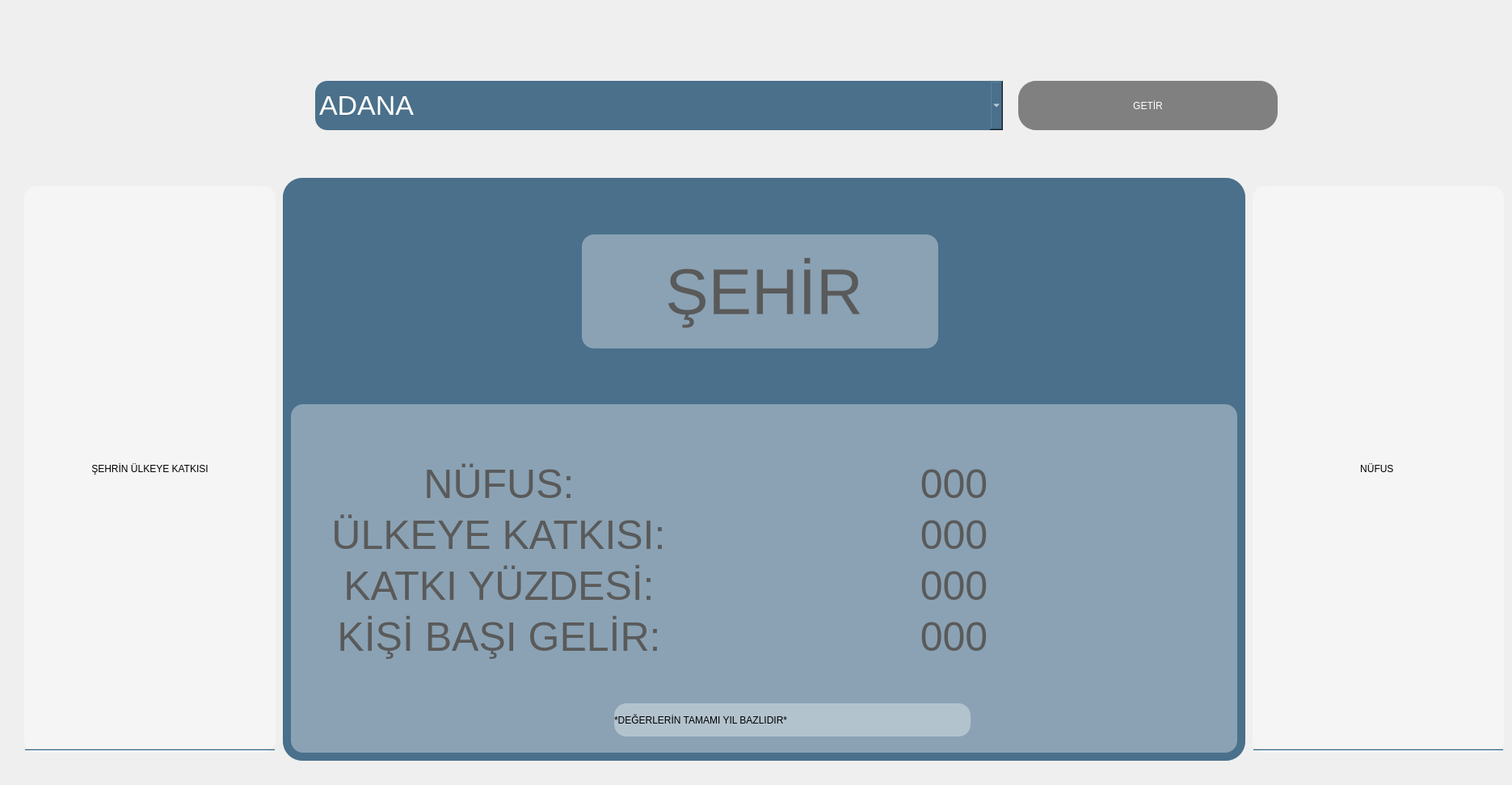
         <widget class="QWidget" name="widget_4" native="true">
          <property name="geometry">
           <rect>
            <x>10</x>
            <y>0</y>
            <width>1871</width>
            <height>971</height>
           </rect>
          </property>
          <property name="layoutDirection">
           <enum>Qt::LeftToRight</enum>
          </property>
          <property name="styleSheet">
           <string notr="true">background:  url('./img/bg.jpg') no-repeat ;</string>
          </property>
          <widget class="QComboBox" name="cbox_sehir">
           <property name="geometry">
            <rect>
             <x>390</x>
             <y>100</y>
             <width>851</width>
             <height>61</height>
            </rect>
           </property>
           <property name="contextMenuPolicy">
            <enum>Qt::ActionsContextMenu</enum>
           </property>
           <property name="acceptDrops">
            <bool>false</bool>
           </property>
           <property name="layoutDirection">
            <enum>Qt::LeftToRight</enum>
           </property>
           <property name="styleSheet">
            <string notr="true">background: rgba(74,112,139,255);color:white;float:right;font-size:34px;border-radius: 15px;</string>
           </property>
           <property name="editable">
            <bool>false</bool>
           </property>
           <property name="currentText">
            <string>ADANA</string>
           </property>
           <property name="currentIndex">
            <number>0</number>
           </property>
           <property name="insertPolicy">
            <enum>QComboBox::InsertAtBottom</enum>
           </property>
           <property name="modelColumn">
            <number>0</number>
           </property>
           <item>
            <property name="text">
             <string>ADANA</string>
            </property>
           </item>
           <item>
            <property name="text">
             <string>ADIYAMAN</string>
            </property>
           </item>
           <item>
            <property name="text">
             <string>AFYON</string>
            </property>
           </item>
           <item>
            <property name="text">
             <string>AĞRI</string>
            </property>
           </item>
           <item>
            <property name="text">
             <string>AMASYA</string>
            </property>
           </item>
           <item>
            <property name="text">
             <string>ANKARA</string>
            </property>
           </item>
           <item>
            <property name="text">
             <string>ANTALYA</string>
            </property>
           </item>
           <item>
            <property name="text">
             <string>ARTVİN</string>
            </property>
           </item>
           <item>
            <property name="text">
             <string>AYDIN</string>
            </property>
           </item>
           <item>
            <property name="text">
             <string>BALIKESİR</string>
            </property>
           </item>
           <item>
            <property name="text">
             <string>BİLECİK</string>
            </property>
           </item>
           <item>
            <property name="text">
             <string>BİNGÖL</string>
            </property>
           </item>
           <item>
            <property name="text">
             <string>BİTLİS</string>
            </property>
           </item>
           <item>
            <property name="text">
             <string>BOLU</string>
            </property>
           </item>
           <item>
            <property name="text">
             <string>BURDUR</string>
            </property>
           </item>
           <item>
            <property name="text">
             <string>BURSA</string>
            </property>
           </item>
           <item>
            <property name="text">
             <string>ÇANAKKALE</string>
            </property>
           </item>
           <item>
            <property name="text">
             <string>ÇANKIRI</string>
            </property>
           </item>
           <item>
            <property name="text">
             <string>ÇORUM</string>
            </property>
           </item>
           <item>
            <property name="text">
             <string>DENİZLİ</string>
            </property>
           </item>
           <item>
            <property name="text">
             <string>DİYARBAKIR</string>
            </property>
           </item>
           <item>
            <property name="text">
             <string>EDİRNE</string>
            </property>
           </item>
           <item>
            <property name="text">
             <string>ELAZIĞ</string>
            </property>
           </item>
           <item>
            <property name="text">
             <string>ERZİNCAN</string>
            </property>
           </item>
           <item>
            <property name="text">
             <string>ERZURUM</string>
            </property>
           </item>
           <item>
            <property name="text">
             <string>ESKİŞEHİR</string>
            </property>
           </item>
           <item>
            <property name="text">
             <string>GAZİANTEP</string>
            </property>
           </item>
           <item>
            <property name="text">
             <string>GİRESUN</string>
            </property>
           </item>
           <item>
            <property name="text">
             <string>GÜMÜŞHANE</string>
            </property>
           </item>
           <item>
            <property name="text">
             <string>HAKKARİ</string>
            </property>
           </item>
           <item>
            <property name="text">
             <string>HATAY</string>
            </property>
           </item>
           <item>
            <property name="text">
             <string>ISPARTA</string>
            </property>
           </item>
           <item>
            <property name="text">
             <string>MERSİN</string>
            </property>
           </item>
           <item>
            <property name="text">
             <string>İSTANBUL</string>
            </property>
           </item>
           <item>
            <property name="text">
             <string>İZMİR</string>
            </property>
           </item>
           <item>
            <property name="text">
             <string>KARS</string>
            </property>
           </item>
           <item>
            <property name="text">
             <string>KASTAMONU</string>
            </property>
           </item>
           <item>
            <property name="text">
             <string>KAYSERİ</string>
            </property>
           </item>
           <item>
            <property name="text">
             <string>KIRKLARELİ</string>
            </property>
           </item>
           <item>
            <property name="text">
             <string>KIRŞEHİR</string>
            </property>
           </item>
           <item>
            <property name="text">
             <string>KOCAELİ</string>
            </property>
           </item>
           <item>
            <property name="text">
             <string>KONYA</string>
            </property>
           </item>
           <item>
            <property name="text">
             <string>KÜTAHYA</string>
            </property>
           </item>
           <item>
            <property name="text">
             <string>MALATYA</string>
            </property>
           </item>
           <item>
            <property name="text">
             <string>MANİSA</string>
            </property>
           </item>
           <item>
            <property name="text">
             <string>KAHRAMANMARAŞ</string>
            </property>
           </item>
           <item>
            <property name="text">
             <string>MARDİN</string>
            </property>
           </item>
           <item>
            <property name="text">
             <string>MUĞLA</string>
            </property>
           </item>
           <item>
            <property name="text">
             <string>MUŞ</string>
            </property>
           </item>
           <item>
            <property name="text">
             <string>NEVŞEHİR</string>
            </property>
           </item>
           <item>
            <property name="text">
             <string>NİĞDE</string>
            </property>
           </item>
           <item>
            <property name="text">
             <string>ORDU</string>
            </property>
           </item>
           <item>
            <property name="text">
             <string>RİZE</string>
            </property>
           </item>
           <item>
            <property name="text">
             <string>SAKARYA</string>
            </property>
           </item>
           <item>
            <property name="text">
             <string>SAMSUN</string>
            </property>
           </item>
           <item>
            <property name="text">
             <string>SİVAS</string>
            </property>
           </item>
           <item>
            <property name="text">
             <string>SİİRT</string>
            </property>
           </item>
           <item>
            <property name="text">
             <string>SİNOP</string>
            </property>
           </item>
           <item>
            <property name="text">
             <string>TEKİRDAĞ</string>
            </property>
           </item>
           <item>
            <property name="text">
             <string>TOKAT</string>
            </property>
           </item>
           <item>
            <property name="text">
             <string>TRABZON</string>
            </property>
           </item>
           <item>
            <property name="text">
             <string>TUNCELİ</string>
            </property>
           </item>
           <item>
            <property name="text">
             <string>ŞANLIURFA</string>
            </property>
           </item>
           <item>
            <property name="text">
             <string>UŞAK</string>
            </property>
           </item>
           <item>
            <property name="text">
             <string>VAN</string>
            </property>
           </item>
           <item>
            <property name="text">
             <string>YOZGAT</string>
            </property>
           </item>
           <item>
            <property name="text">
             <string>ZONGULDAK</string>
            </property>
           </item>
           <item>
            <property name="text">
             <string>AKSARAY</string>
            </property>
           </item>
           <item>
            <property name="text">
             <string>BAYBURT</string>
            </property>
           </item>
           <item>
            <property name="text">
             <string>KARAMAN</string>
            </property>
           </item>
           <item>
            <property name="text">
             <string>KIRIKKALE</string>
            </property>
           </item>
           <item>
            <property name="text">
             <string>BATMAN</string>
            </property>
           </item>
           <item>
            <property name="text">
             <string>ŞIRNAK</string>
            </property>
           </item>
           <item>
            <property name="text">
             <string>BARTIN</string>
            </property>
           </item>
           <item>
            <property name="text">
             <string>ARDAHAN</string>
            </property>
           </item>
           <item>
            <property name="text">
             <string>IĞDIR</string>
            </property>
           </item>
           <item>
            <property name="text">
             <string>YALOVA</string>
            </property>
           </item>
           <item>
            <property name="text">
             <string>KARABÜK</string>
            </property>
           </item>
           <item>
            <property name="text">
             <string>KİLİS</string>
            </property>
           </item>
           <item>
            <property name="text">
             <string>OSMANİYE</string>
            </property>
           </item>
           <item>
            <property name="text">
             <string>DÜZCE</string>
            </property>
           </item>
          </widget>
          <widget class="QPushButton" name="btn_Getir">
           <property name="geometry">
            <rect>
             <x>1260</x>
             <y>100</y>
             <width>321</width>
             <height>61</height>
            </rect>
           </property>
           <property name="toolTip">
            <string>İstenilen Şehrin Özelliklerini Getirir</string>
           </property>
           <property name="styleSheet">
            <string notr="true">background-color:gray;border-radius: 22px;color:white;
</string>
           </property>
           <property name="text">
            <string>GETİR</string>
           </property>
          </widget>
          <widget class="QGroupBox" name="groupBox">
           <property name="geometry">
            <rect>
             <x>350</x>
             <y>220</y>
             <width>1191</width>
             <height>721</height>
            </rect>
           </property>
           <property name="styleSheet">
            <string notr="true">background-color: rgba(74,112,139,255);border-radius:24px;</string>
           </property>
           <property name="title">
            <string/>
           </property>
           <widget class="QLabel" name="lbl_sehir">
            <property name="geometry">
             <rect>
              <x>10</x>
              <y>70</y>
              <width>1171</width>
              <height>141</height>
             </rect>
            </property>
            <property name="styleSheet">
             <string notr="true">font-size:80px;</string>
            </property>
            <property name="text">
             <string>ŞEHİR</string>
            </property>
            <property name="alignment">
             <set>Qt::AlignCenter</set>
            </property>
           </widget>
           <widget class="QWidget" name="formLayoutWidget">
            <property name="geometry">
             <rect>
              <x>60</x>
              <y>350</y>
              <width>1121</width>
              <height>281</height>
             </rect>
            </property>
            <layout class="QFormLayout" name="formLayout">
             <property name="labelAlignment">
              <set>Qt::AlignCenter</set>
             </property>
             <property name="formAlignment">
              <set>Qt::AlignHCenter|Qt::AlignTop</set>
             </property>
             <item row="2" column="0">
              <widget class="QLabel" name="label_4">
               <property name="styleSheet">
                <string notr="true">font-size:50px;</string>
               </property>
               <property name="text">
                <string>KATKI YÜZDESİ:</string>
               </property>
               <property name="alignment">
                <set>Qt::AlignCenter</set>
               </property>
              </widget>
             </item>
             <item row="1" column="0">
              <widget class="QLabel" name="label_5">
               <property name="styleSheet">
                <string notr="true">font-size:50px;</string>
               </property>
               <property name="text">
                <string>ÜLKEYE KATKISI:</string>
               </property>
               <property name="alignment">
                <set>Qt::AlignCenter</set>
               </property>
              </widget>
             </item>
             <item row="0" column="0">
              <widget class="QLabel" name="label_3">
               <property name="styleSheet">
                <string notr="true">font-size:50px;</string>
               </property>
               <property name="text">
                <string>NÜFUS:</string>
               </property>
               <property name="alignment">
                <set>Qt::AlignCenter</set>
               </property>
              </widget>
             </item>
             <item row="3" column="0">
              <widget class="QLabel" name="label_6">
               <property name="styleSheet">
                <string notr="true">font-size:50px;</string>
               </property>
               <property name="text">
                <string>KİŞİ BAŞI GELİR:</string>
               </property>
               <property name="alignment">
                <set>Qt::AlignCenter</set>
               </property>
              </widget>
             </item>
             <item row="0" column="1">
              <widget class="QLabel" name="lbl_nufus">
               <property name="styleSheet">
                <string notr="true">font-size:50px;</string>
               </property>
               <property name="text">
                <string>000</string>
               </property>
               <property name="alignment">
                <set>Qt::AlignCenter</set>
               </property>
              </widget>
             </item>
             <item row="1" column="1">
              <widget class="QLabel" name="lbl_katki">
               <property name="styleSheet">
                <string notr="true">font-size:50px;</string>
               </property>
               <property name="text">
                <string>000</string>
               </property>
               <property name="alignment">
                <set>Qt::AlignCenter</set>
               </property>
              </widget>
             </item>
             <item row="2" column="1">
              <widget class="QLabel" name="lbl_katkiyuzde">
               <property name="styleSheet">
                <string notr="true">font-size:50px;</string>
               </property>
               <property name="text">
                <string>000</string>
               </property>
               <property name="alignment">
                <set>Qt::AlignCenter</set>
               </property>
              </widget>
             </item>
             <item row="3" column="1">
              <widget class="QLabel" name="lbl_gelir">
               <property name="styleSheet">
                <string notr="true">font-size:50px;</string>
               </property>
               <property name="text">
                <string>000</string>
               </property>
               <property name="alignment">
                <set>Qt::AlignCenter</set>
               </property>
              </widget>
             </item>
            </layout>
           </widget>
           <widget class="QFrame" name="frame_5">
            <property name="geometry">
             <rect>
              <x>370</x>
              <y>70</y>
              <width>441</width>
              <height>141</height>
             </rect>
            </property>
            <property name="styleSheet">
             <string notr="true">background:rgb(255,255,255,90);border:none;border-radius: 15px;
</string>
            </property>
            <property name="frameShape">
             <enum>QFrame::StyledPanel</enum>
            </property>
            <property name="frameShadow">
             <enum>QFrame::Raised</enum>
            </property>
           </widget>
           <widget class="QFrame" name="frame_6">
            <property name="geometry">
             <rect>
              <x>10</x>
              <y>280</y>
              <width>1171</width>
              <height>431</height>
             </rect>
            </property>
            <property name="styleSheet">
             <string notr="true">background:rgb(255,255,255,90);border:none;border-radius: 15px;
</string>
            </property>
            <property name="frameShape">
             <enum>QFrame::StyledPanel</enum>
            </property>
            <property name="frameShadow">
             <enum>QFrame::Raised</enum>
            </property>
            <widget class="QLabel" name="label_9">
             <property name="geometry">
              <rect>
               <x>400</x>
               <y>370</y>
               <width>441</width>
               <height>41</height>
              </rect>
             </property>
             <property name="text">
              <string>*DEĞERLERİN TAMAMI YIL BAZLIDIR*</string>
             </property>
            </widget>
           </widget>
          </widget>
          <widget class="QProgressBar" name="pb_katki">
           <property name="geometry">
            <rect>
             <x>30</x>
             <y>230</y>
             <width>311</width>
             <height>701</height>
            </rect>
           </property>
           <property name="styleSheet">
            <string notr="true">background:rgb(255,255,255,90);border:none;border-radius: 15px;
</string>
           </property>
           <property name="value">
            <number>0</number>
           </property>
           <property name="alignment">
            <set>Qt::AlignCenter</set>
           </property>
           <property name="orientation">
            <enum>Qt::Vertical</enum>
           </property>
           <property name="format">
            <string>ŞEHRİN ÜLKEYE KATKISI</string>
           </property>
          </widget>
          <widget class="QProgressBar" name="pb_nufus">
           <property name="geometry">
            <rect>
             <x>1550</x>
             <y>230</y>
             <width>311</width>
             <height>701</height>
            </rect>
           </property>
           <property name="styleSheet">
            <string notr="true">background:rgb(255,255,255,90);border:none;border-radius: 15px;
</string>
           </property>
           <property name="value">
            <number>0</number>
           </property>
           <property name="alignment">
            <set>Qt::AlignCenter</set>
           </property>
           <property name="orientation">
            <enum>Qt::Vertical</enum>
           </property>
           <property name="format">
            <string>NÜFUS </string>
           </property>
          </widget>
         </widget>
